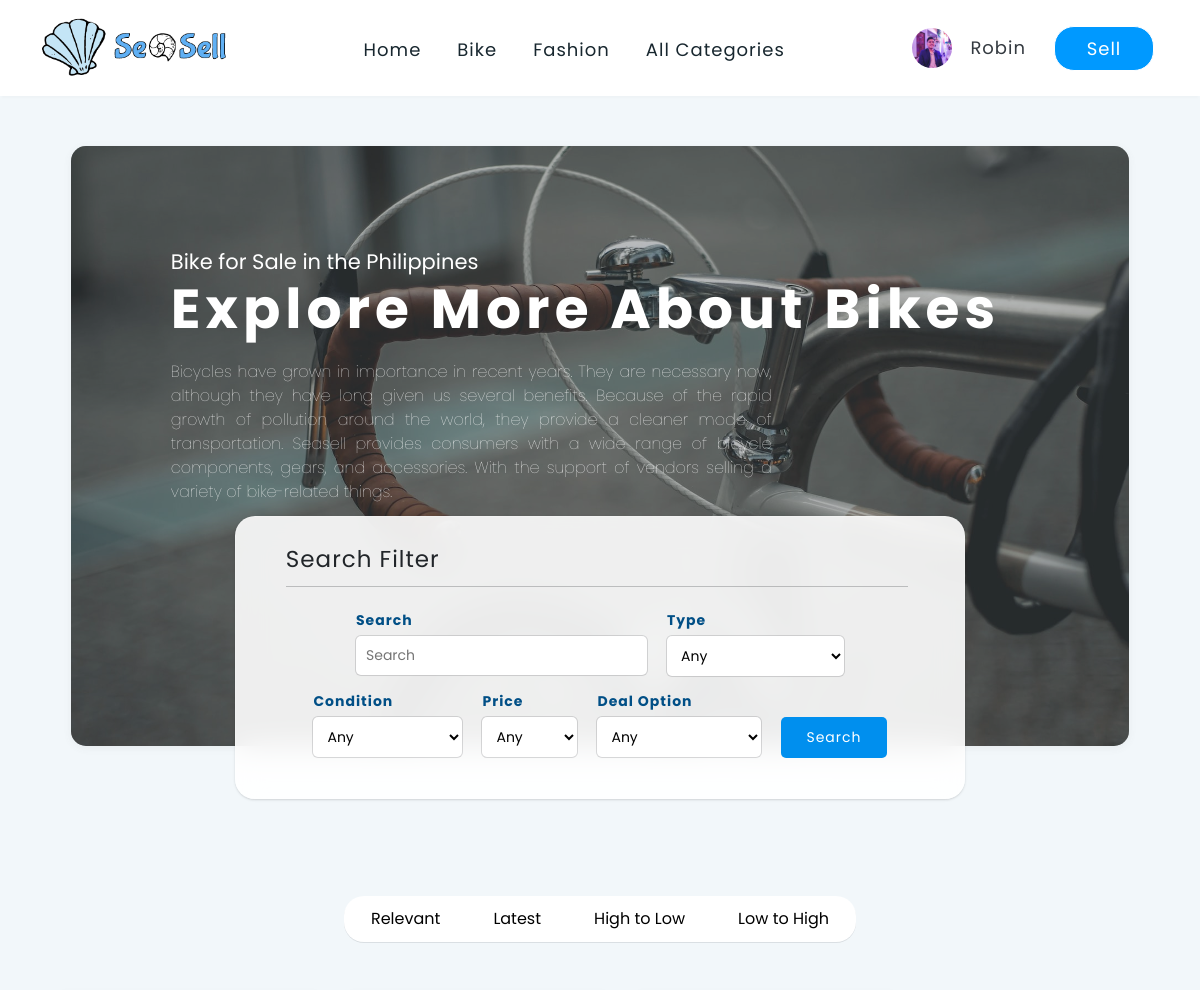
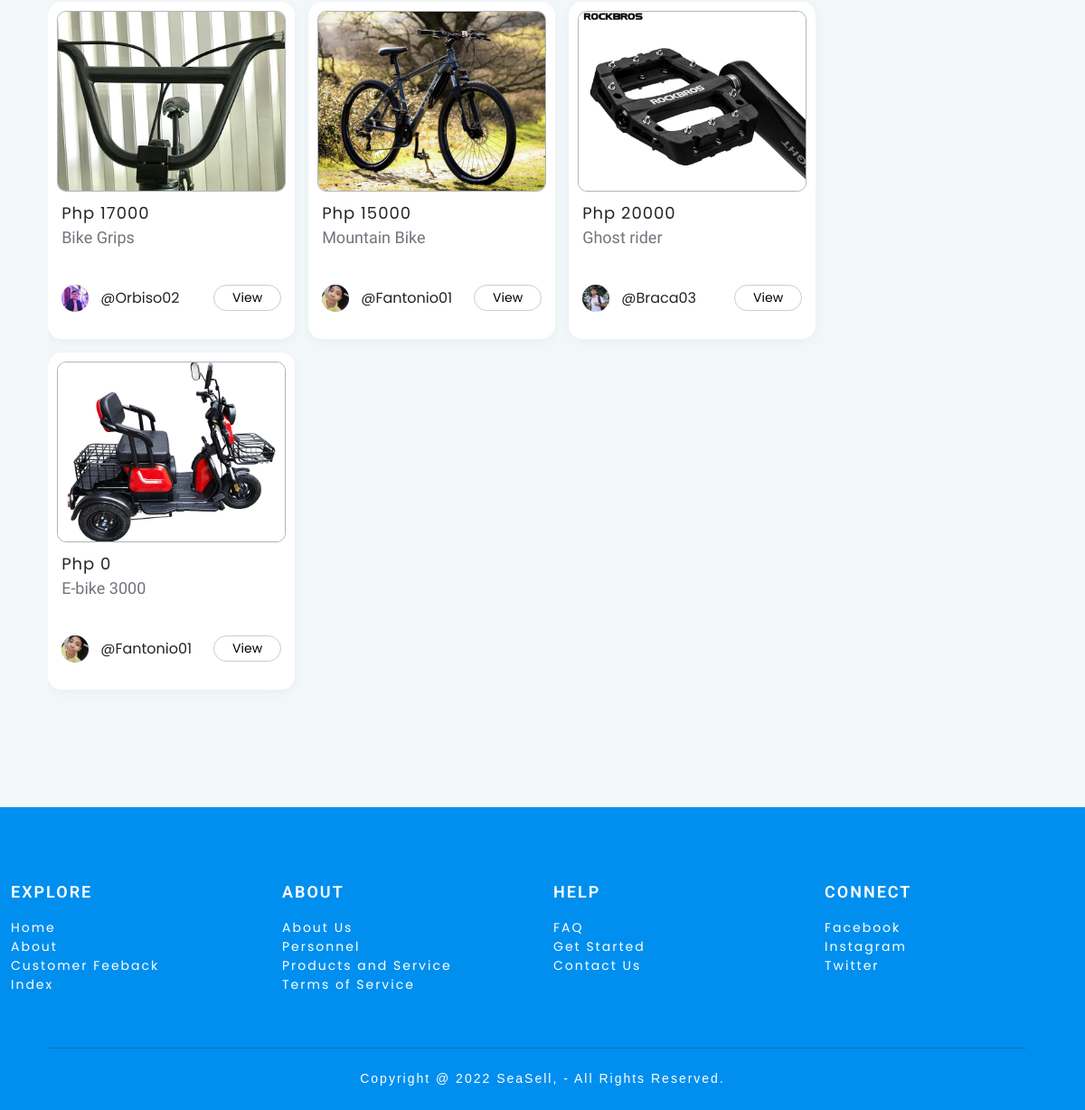
Page /FrontEnd/Bikeform.php (signed in) on the committed database (2 pictures, top to bottom).
### tables this page shows
CREATE TABLE `user` (
  `USER_ID` int(11) NOT NULL,
  `USERNAME` varchar(200) NOT NULL,
  `PASSWORD` varchar(200) NOT NULL,
  `FIRSTNAME` varchar(200) NOT NULL,
  `LASTNAME` varchar(200) NOT NULL,
  `BIO` longtext NOT NULL,
  `REGION` varchar(200) NOT NULL,
  `CITY` varchar(200) NOT NULL,
  `EMAIL_ADDRESS` varchar(200) NOT NULL,
  `MOBILE_NUMBER` varchar(200) NOT NULL,
  `GENDER` varchar(200) NOT NULL,
  `BIRTHDAY` varchar(200) NOT NULL,
  `PROFILE_PIC` varchar(200) NOT NULL,
  `SESSION_KEY` varchar(200) NOT NULL,
  `RATING` varchar(200) NOT NULL,
  `JOINED_DATE` varchar(200) NOT NULL
);

CREATE TABLE `bike_product` (
  `PRODUCT_NO` int(11) NOT NULL,
  `PRODUCT_NAME` varchar(200) NOT NULL,
  `PRODUCT_PRICE` int(200) NOT NULL,
  `PRODUCT_CONDITION` varchar(200) NOT NULL,
  `PRODUCT_DESCRIPTION` longtext NOT NULL,
  `PRODUCT_TYPE` varchar(200) NOT NULL,
  `PRODUCT_QTY` varchar(200) NOT NULL,
  `PRODUCT_DEALMETHOD` varchar(200) NOT NULL,
  `MEET_UP` varchar(200) NOT NULL,
  `MAILING` varchar(200) NOT NULL,
  `PICTURE_ID` varchar(200) NOT NULL,
  `SELLER_ID` varchar(200) NOT NULL,
  `PROD_ID` varchar(200) NOT NULL,
  `STATUS` varchar(200) NOT NULL,
  `DATE` varchar(200) NOT NULL
);

CREATE TABLE `product_img` (
  `IMG_ID` int(11) NOT NULL,
  `IMG_INDEX` varchar(250) NOT NULL,
  `IMG_NAME` varchar(250) NOT NULL,
  `PICTURE_ID` varchar(250) NOT NULL,
  `PROD_ID` varchar(200) NOT NULL
);

### FrontEnd/includes/functions/fetch.php (called while the page is built, shortened)
<?php
    include "connection.php";
    $id = $_SESSION['id'];
    $sql = "SELECT * FROM user WHERE SESSION_KEY = '$id'";
    $result = mysqli_query($conn,$sql);
    if ($result->num_rows > 0) {
        while($row = $result->fetch_assoc()) {
        $firstname = $row['FIRSTNAME'];
        $profile_pic= $row['PROFILE_PIC'];
        }
    }else{
        $key= "";
    }
?>

### FrontEnd/includes/functions/action.php (the view, shortened to what this page needs)
<?php
    function displaybike($a){
        include "connection.php";
        $sql = "SELECT bike_product.PROD_ID, bike_product.PRODUCT_PRICE, bike_product.PRODUCT_NAME, product_img.IMG_NAME, user.USERNAME,user.PROFILE_PIC, bike_product.DATE
        FROM bike_product
        JOIN product_img ON bike_product.PROD_ID=product_img.PROD_ID
        JOIN user ON bike_product.SELLER_ID=user.SESSION_KEY
        WHERE product_img.IMG_INDEX = 0 AND bike_product.STATUS = 'LISTED'";
        if($a == 1){
            $sql = $sql . "ORDER BY RAND() LIMIT 10;";
        }else if ($a == 2){
            $sql = $sql . "ORDER BY DATE DESC;";
        } else if ($a == 3){
            $sql = $sql . "ORDER BY PRODUCT_PRICE DESC";
        }else if ($a == 4){
            $sql = $sql . "ORDER BY PRODUCT_PRICE";
        }
        $result = mysqli_query($conn,$sql);
        if ($result->num_rows > 0) {
            $i = 0;
            while($row = $result->fetch_assoc()) {
                $prod_no = $row["PROD_ID"];
                $prod_img = $row["IMG_NAME"];
                $prod_prc = $row["PRODUCT_PRICE"];
                $prod_name= $row["PRODUCT_NAME"];
                $profile= $row["PROFILE_PIC"];
                $username = $row["USERNAME"];
                $i++;
                echo " <div class='box-product'>
                    <input type='text' value='$i' hidden>
                    <img src='includes/images/client-product/$prod_img' class='img-product'>
                    <div class='title-product'>Php $prod_prc
                    <p class='text-product'>$prod_name</p></div>
                    <div>
                        <img src='includes/images/Profile-pic/$profile' class='user-icon-product'>
                        <div class='username-product'>@$username</div>
                        <a href=product.php?id=$prod_no class='view_btn'>View</a>
                    </div>
                </div>";
            }
        }
    }
?>

### FrontEnd/php/navbar.php (shortened to what this page needs)
<?php
  include"includes/functions/fetch.php";
?>
<!DOCTYPE html>
<html lang="en">
<head>
</head>
<body>
    <form action="<?php $_PHP_SELF?>" method="POST">
      <div class="container-fluid">
        <div class="row s">
          <div class="col-xxl-10 col-lg-12">
            <nav class="navbar navbar-expand-lg">
              <div class="container-fluid">
                <div>
                  <img src="includes/images/Logo/logo3wcolor1.png" class="logo">
                </div>
                <div class="collapse navbar-collapse" id="navbarTogglerDemo02">
                  <ul class="navbar-nav me-auto mb-2 mb-lg-0 center-div">
                    <li class="nav-item ">
                      <a class="nav-link hover" href="index.php">Home</a>
                    </li>
                    <li class="nav-item">
                      <a class="nav-link hover" href="Bikeform.php">Bike</a>
                    </li>
                    <li class="nav-item">
                      <a class="nav-link hover" href="Fashionform.php">Fashion</a>
                    </li>
                    <li class="nav-item">
                      <a class="nav-link remove hover" href="#">All Categories</a>
                    </li>
                  </ul>
                  <ul class="navbar-nav">
                    <li class="nav-item rem" id = "1" style="display:none">
                      <img src="includes/images/Profile-pic/<?php echo $profile_pic?>"class="user-profile">
                    </li>
                    <li class="nav-item"  id = "2" style="display:none">
                      <input class="nav-link account" type="submit" value="<?php echo $firstname?>" name="user_enter">
                    </li>
                    <li class="nav-item">
                      <a onclick="haha()" id="a" class="nav-link sell-btn" href="listing.php">Sell</a>
                    </li>
                  </ul>
                </div>
              </div>
            </nav>
          </div>
        </div>
      </div>
    </form>
</body>
</html>

### rows in the picture
user: PROFILE_PIC (picture), user_enter "Robin"
bike_product: product_img.IMG_NAME (picture), PRODUCT_PRICE "17000", PRODUCT_NAME "Bike Grips", user.PROFILE_PIC (picture), user.USERNAME "Orbiso02"
bike_product: product_img.IMG_NAME (picture), PRODUCT_PRICE "15000", PRODUCT_NAME "Mountain Bike", user.PROFILE_PIC (picture), user.USERNAME "Fantonio01"
bike_product: product_img.IMG_NAME (picture), PRODUCT_PRICE "20000", PRODUCT_NAME "Ghost rider", user.PROFILE_PIC (picture), user.USERNAME "Braca03"
bike_product: product_img.IMG_NAME (picture), PRODUCT_PRICE "0", PRODUCT_NAME "E-bike 3000", user.PROFILE_PIC (picture), user.USERNAME "Fantonio01"
